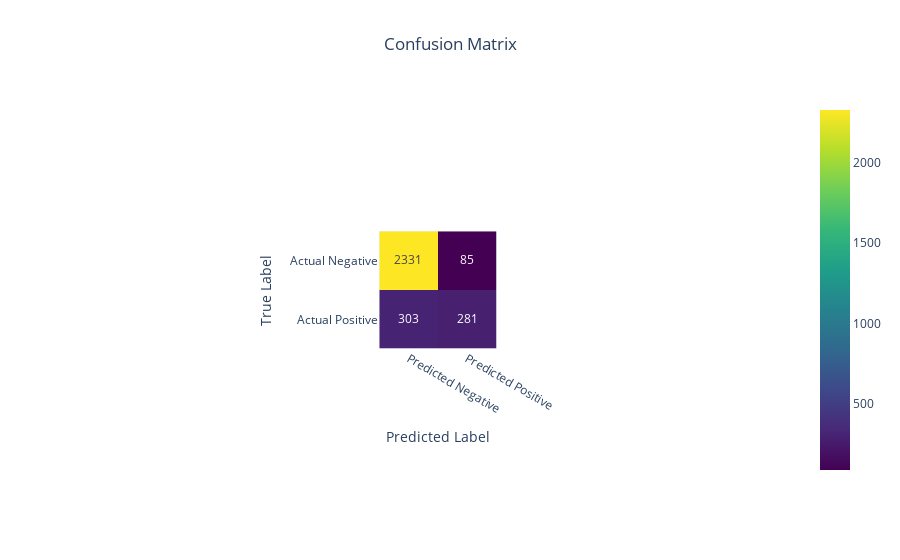

The notebook cell saved with this chart:
### Code cell
cm_df = pd.DataFrame(cm_ran, index=['Actual Negative', 'Actual Positive'], 
                     columns=['Predicted Negative', 'Predicted Positive'])

fig = px.imshow(cm_df, 
                text_auto=True, 
                color_continuous_scale="Viridis", 
                title="Confusion Matrix")

fig.update_layout(
    title={
        'text': "Confusion Matrix",
        'x': 0.5, 
        'xanchor': 'center' 
    },
    
    xaxis_title="Predicted Label",
    yaxis_title="True Label",
    coloraxis_showscale=True
)

fig.show()

### Figure 1 — Plotly figure (JSON) as saved in the notebook; plotly's stock layout.template omitted (floating-point values rounded to 4 significant figures)
{"data": [{"coloraxis": "coloraxis", "hovertemplate": "x: %{x}<br>y: %{y}<br>color: %{z}<extra></extra>", "name": "0", "texttemplate": "%{z}", "type": "heatmap", "x": ["Predicted Negative", "Predicted Positive"], "xaxis": "x", "y": ["Actual Negative", "Actual Positive"], "yaxis": "y", "z": [[2331, 85], [303, 281]]}], "layout": {"autosize": true, "coloraxis": {"colorscale": [[0, "#440154"], [0.1111, "#482878"], [0.2222, "#3e4989"], [0.3333, "#31688e"], [0.4444, "#26828e"], [0.5556, "#1f9e89"], [0.6667, "#35b779"], [0.7778, "#6ece58"], [0.8889, "#b5de2b"], [1, "#fde725"]], "showscale": true}, "title": {"text": "Confusion Matrix", "x": 0.5, "xanchor": "center"}, "xaxis": {"anchor": "y", "autorange": true, "constrain": "domain", "domain": [0.418, 0.582], "range": [-0.5, 1.5], "scaleanchor": "y", "title": {"text": "Predicted Label"}, "type": "category"}, "yaxis": {"anchor": "x", "autorange": true, "constrain": "domain", "domain": [0, 1], "range": [1.5, -0.5], "title": {"text": "True Label"}, "type": "category"}}}
